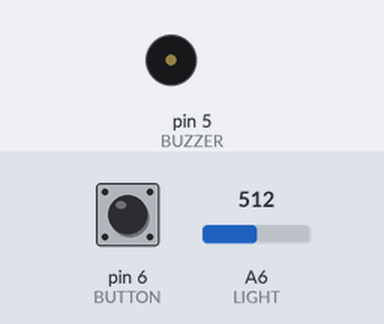
This sketch was run on a simulated Arduino Nano, built with avr-gcc and run on an emulated ATmega328P. Parts: buzzer (waves = sounding). The inputs (shaded band) are chosen by the test bench; at power-on: pin 6 (BUTTON) LOW, A6 (LIGHT) = 512.

Above: at 1.2 s.
1.3 s: pin 6 (BUTTON) pulled HIGH for 0.15 s
At 1.37 s:
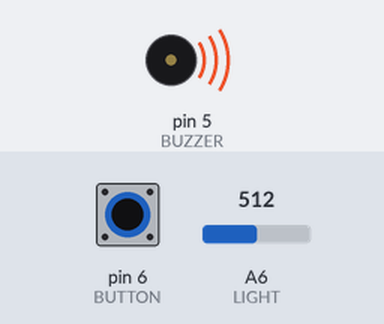
2.9 s: pin 6 (BUTTON) pulled HIGH for 3.2 s
At 7.2 s:
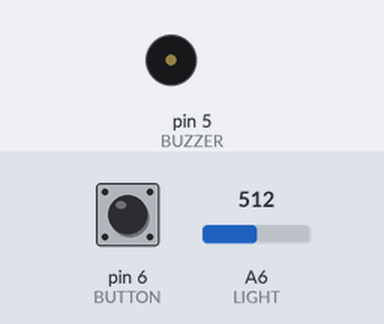
Timing chart, 0 to 8.7 s (numbered marks = the images above; inputs shaded):
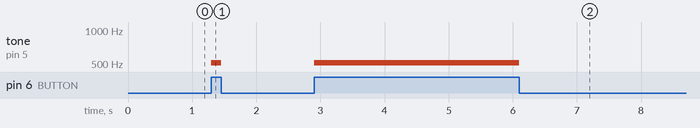

The sketch:

Theremin.ino
```cpp
#define LED 4
#define BUZZER 5
#define BUTTON 6
#define ROTARY A0
#define LIGHT A6
#define SOUND A2
#define DHTPIN 3
 void setup() {
  Serial.begin(115200);
  pinMode(BUZZER,OUTPUT);

}
#define AMBIENT 300
void loop() {
  int reading = analogRead(LIGHT);
  if (digitalRead(BUTTON) == HIGH)
    tone(BUZZER,reading);
  else
    tone(BUZZER,0);

}
```

Measured:
- after the input at 1.3 s, tone on pin 5 (BUZZER): silent → 512 Hz at once, → silent 0.15 s later
- after the input at 2.9 s, tone on pin 5 (BUZZER): silent → 512 Hz at once, → silent 3.2 s later
